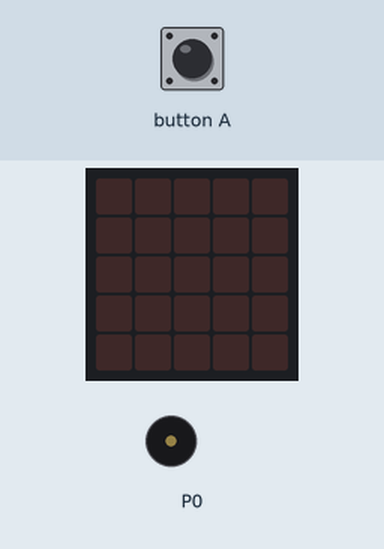
The program below on a simulated BBC micro:bit (MakeCode). Parts: the board's 5×5 LED display, buzzer (waves = sounding). Inputs (shaded band) come from the test bench. The 48×5 strip is a reading aid, not a part: it shows the text the display is scrolling, unrolled, one strip-width of it at a time.

Above: at 1.2 s.
1.3 s: button A pressed for 0.15 s
At 5.69 s:
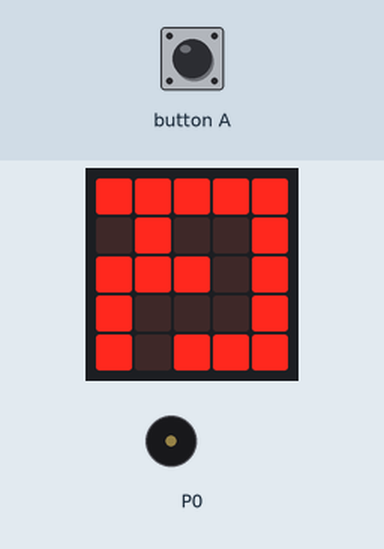
At 16.0 s:
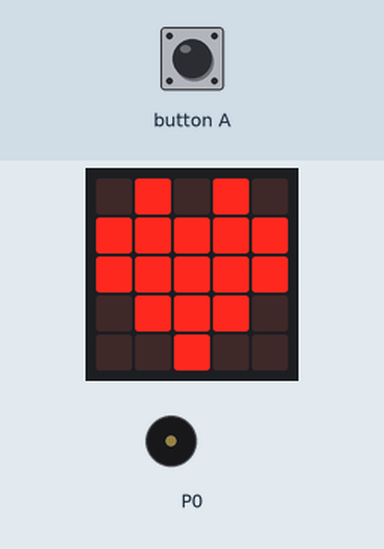
Timing chart, 0 to 16.7 s (numbered marks = the images above; inputs shaded):
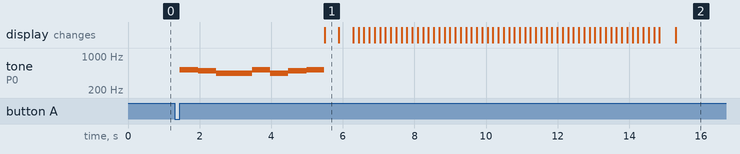

The program:

main.ts
```typescript
input.onButtonPressed(Button.A, function () {
    music.playMelody("C5 B A A C5 A B C5 ", 120)
    basic.showLeds(`
        # # # # #
        . # . . #
        # # # . #
        # . . . #
        # . # # #
        `)
    basic.showLeds(`
        # # # # #
        . . . . #
        . . # . #
        # . . . #
        # # # # #
        `)
    basic.showString("VALENTINA")
    basic.showIcon(IconNames.Heart)
})
basic.forever(function () {

})
```

test.ts
```typescript
// aquí va el archivo "tests"; esto no se compilará cuando este paquete se utilice como una extensión.
```

Measured:
- after the input at 1.3 s, tone on P0: plays 523 Hz for 0.51 s, 494 Hz for 0.51 s, 440 Hz for 1.0 s, 523 Hz for 0.51 s, 440 Hz for 0.51 s, 494 Hz for 0.51 s … (7 notes in this stretch), starting after 0.15 s; the display: changes after 4.2 s (image 1)
- what the display in image 1 shows lasts 0.4 s, from 5.5 s to 5.9 s
